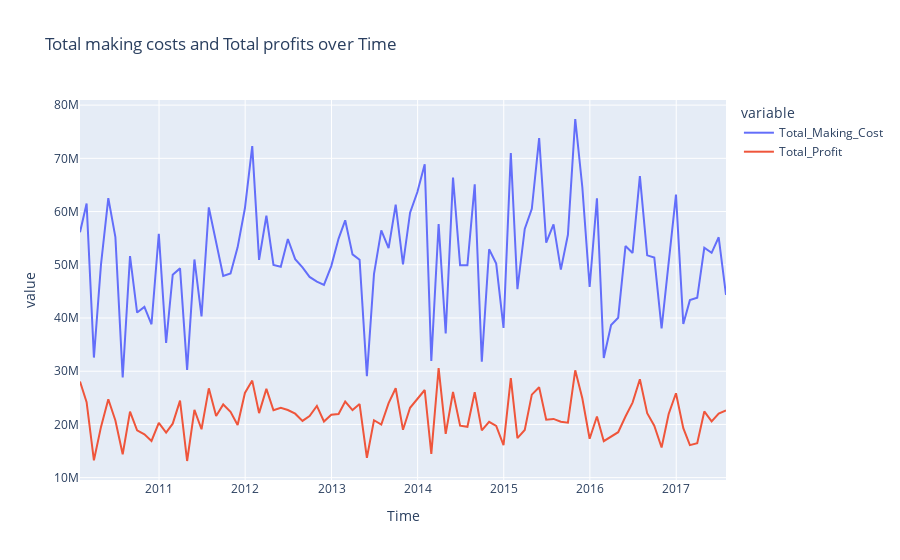

Notebook cell for this chart:
### Code cell
# Total making costs and Total profits over Time

monthly_aggregates = df.resample('M', on = 'Order_Date')[['Total_Making_Cost', 'Total_Profit']].sum().reset_index()

fig = px.line(monthly_aggregates, x = 'Order_Date', y = ['Total_Making_Cost','Total_Profit'], title = 'Total making costs and Total profits over Time', labels = {'Value': 'Costs and Profits', 'Order_Date': 'Time'})
fig.show()
